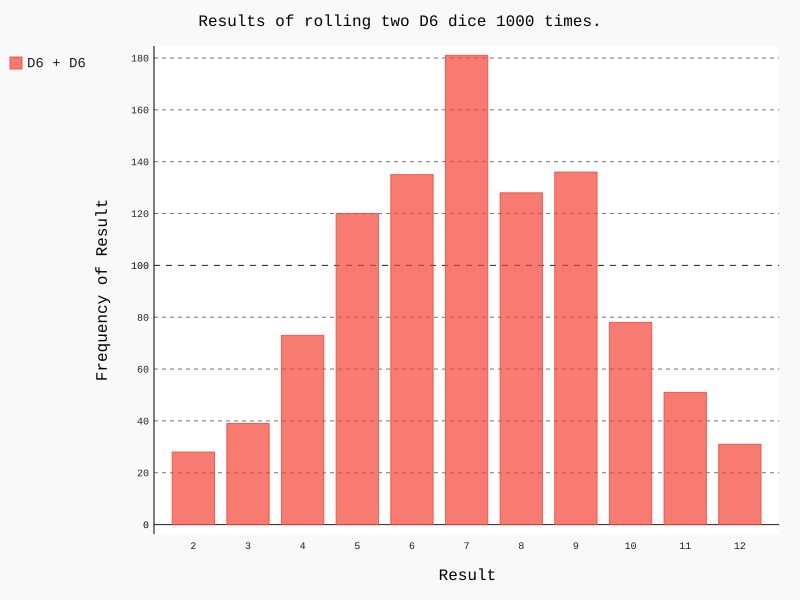

Write the Python code that produced this figure.
import pygal

from die import Die

# Create two D6 dice.
die_1 = Die()
die_2 = Die()

# Make some rolls, and store results in a list.
results = []
for roll in range(1000):
    result = die_1.roll() + die_2.roll()
    results.append(result)

# Analyze the results.
frequencies = []
max_result = die_1.num_sides + die_2.num_sides
for value in range(2, max_result+1):
    frequency = results.count(value)
    frequencies.append(frequency)

# Visualize the results.
hist = pygal.Bar()

hist.title = "Results of rolling two D6 dice 1000 times."
hist.x_labels = ['2', '3', '4', '5', '6', '7', '8', '9', '10', '11', '12']
hist.x_title = "Result"
hist.y_title = "Frequency of Result"

hist.add('D6 + D6', frequencies)
hist.render_to_file('dice_visual.svg')
